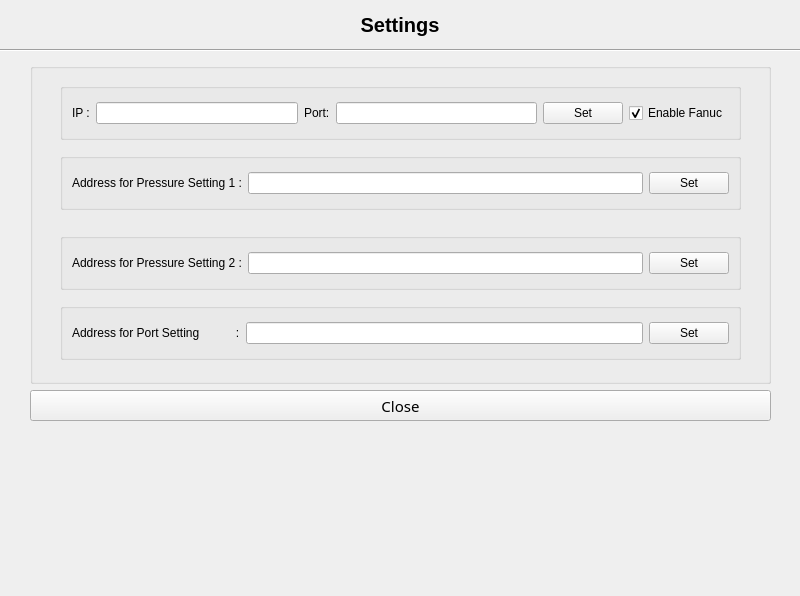
<?xml version="1.0" encoding="UTF-8"?>
<ui version="4.0">
 <class>Settings</class>
 <widget class="QWidget" name="Settings">
  <property name="windowModality">
   <enum>Qt::WindowModal</enum>
  </property>
  <property name="geometry">
   <rect>
    <x>0</x>
    <y>0</y>
    <width>800</width>
    <height>596</height>
   </rect>
  </property>
  <property name="windowTitle">
   <string>Form</string>
  </property>
  <property name="autoFillBackground">
   <bool>true</bool>
  </property>
  <widget class="QPushButton" name="btnClose">
   <property name="geometry">
    <rect>
     <x>30</x>
     <y>390</y>
     <width>741</width>
     <height>31</height>
    </rect>
   </property>
   <property name="font">
    <font>
     <family>PibotoLt</family>
     <pointsize>11</pointsize>
    </font>
   </property>
   <property name="text">
    <string>Close</string>
   </property>
  </widget>
  <widget class="QGroupBox" name="groupBox">
   <property name="geometry">
    <rect>
     <x>30</x>
     <y>63</y>
     <width>741</width>
     <height>321</height>
    </rect>
   </property>
   <property name="title">
    <string/>
   </property>
   <widget class="QGroupBox" name="gBConnInfo_2">
    <property name="geometry">
     <rect>
      <x>30</x>
      <y>90</y>
      <width>681</width>
      <height>57</height>
     </rect>
    </property>
    <property name="title">
     <string/>
    </property>
    <layout class="QHBoxLayout" name="horizontalLayout_2">
     <item>
      <widget class="QLabel" name="label_4">
       <property name="text">
        <string>&lt;html&gt;&lt;head/&gt;&lt;body&gt;&lt;p&gt;Address for Pressure Setting 1 :&lt;/p&gt;&lt;/body&gt;&lt;/html&gt;</string>
       </property>
      </widget>
     </item>
     <item>
      <widget class="QLineEdit" name="txtAddressPressure1">
       <property name="alignment">
        <set>Qt::AlignCenter</set>
       </property>
      </widget>
     </item>
     <item>
      <widget class="QPushButton" name="btnSetPressureAddress1">
       <property name="text">
        <string>Set</string>
       </property>
      </widget>
     </item>
    </layout>
   </widget>
   <widget class="QGroupBox" name="gBConnInfo_3">
    <property name="geometry">
     <rect>
      <x>30</x>
      <y>240</y>
      <width>681</width>
      <height>57</height>
     </rect>
    </property>
    <property name="title">
     <string/>
    </property>
    <layout class="QHBoxLayout" name="horizontalLayout_3">
     <item>
      <widget class="QLabel" name="label_5">
       <property name="text">
        <string>Address for Port Setting           :</string>
       </property>
      </widget>
     </item>
     <item>
      <widget class="QLineEdit" name="txtAddressPort">
       <property name="alignment">
        <set>Qt::AlignCenter</set>
       </property>
      </widget>
     </item>
     <item>
      <widget class="QPushButton" name="btnSetPortAddress">
       <property name="text">
        <string>Set</string>
       </property>
      </widget>
     </item>
    </layout>
   </widget>
   <widget class="QGroupBox" name="gBConnInfo">
    <property name="geometry">
     <rect>
      <x>30</x>
      <y>20</y>
      <width>681</width>
      <height>57</height>
     </rect>
    </property>
    <property name="title">
     <string/>
    </property>
    <layout class="QHBoxLayout" name="horizontalLayout">
     <item>
      <widget class="QLabel" name="label">
       <property name="text">
        <string>IP :</string>
       </property>
      </widget>
     </item>
     <item>
      <widget class="QLineEdit" name="txtIPAddr">
       <property name="alignment">
        <set>Qt::AlignCenter</set>
       </property>
       <property name="clearButtonEnabled">
        <bool>true</bool>
       </property>
      </widget>
     </item>
     <item>
      <widget class="QLabel" name="label_2">
       <property name="text">
        <string>Port:</string>
       </property>
      </widget>
     </item>
     <item>
      <widget class="QLineEdit" name="txtPort">
       <property name="alignment">
        <set>Qt::AlignCenter</set>
       </property>
      </widget>
     </item>
     <item>
      <widget class="QPushButton" name="btnConnect">
       <property name="text">
        <string>Set</string>
       </property>
      </widget>
     </item>
     <item>
      <widget class="QCheckBox" name="chkFuanucEnable">
       <property name="text">
        <string>Enable Fanuc</string>
       </property>
       <property name="checked">
        <bool>true</bool>
       </property>
      </widget>
     </item>
    </layout>
   </widget>
   <widget class="QGroupBox" name="gBConnInfo_4">
    <property name="geometry">
     <rect>
      <x>30</x>
      <y>170</y>
      <width>681</width>
      <height>57</height>
     </rect>
    </property>
    <property name="title">
     <string/>
    </property>
    <layout class="QHBoxLayout" name="horizontalLayout_4">
     <item>
      <widget class="QLabel" name="label_6">
       <property name="text">
        <string>&lt;html&gt;&lt;head/&gt;&lt;body&gt;&lt;p&gt;Address for Pressure Setting 2 :&lt;/p&gt;&lt;/body&gt;&lt;/html&gt;</string>
       </property>
      </widget>
     </item>
     <item>
      <widget class="QLineEdit" name="txtAddressPressure2">
       <property name="alignment">
        <set>Qt::AlignCenter</set>
       </property>
      </widget>
     </item>
     <item>
      <widget class="QPushButton" name="btnSetPressureAddress2">
       <property name="text">
        <string>Set</string>
       </property>
      </widget>
     </item>
    </layout>
   </widget>
  </widget>
  <widget class="Line" name="line">
   <property name="geometry">
    <rect>
     <x>0</x>
     <y>40</y>
     <width>801</width>
     <height>21</height>
    </rect>
   </property>
   <property name="orientation">
    <enum>Qt::Horizontal</enum>
   </property>
  </widget>
  <widget class="QLabel" name="label_3">
   <property name="geometry">
    <rect>
     <x>0</x>
     <y>14</y>
     <width>800</width>
     <height>22</height>
    </rect>
   </property>
   <property name="font">
    <font>
     <pointsize>15</pointsize>
     <weight>75</weight>
     <bold>true</bold>
     <underline>false</underline>
    </font>
   </property>
   <property name="text">
    <string>Settings</string>
   </property>
   <property name="alignment">
    <set>Qt::AlignCenter</set>
   </property>
  </widget>
 </widget>
 <resources/>
 <connections/>
</ui>
